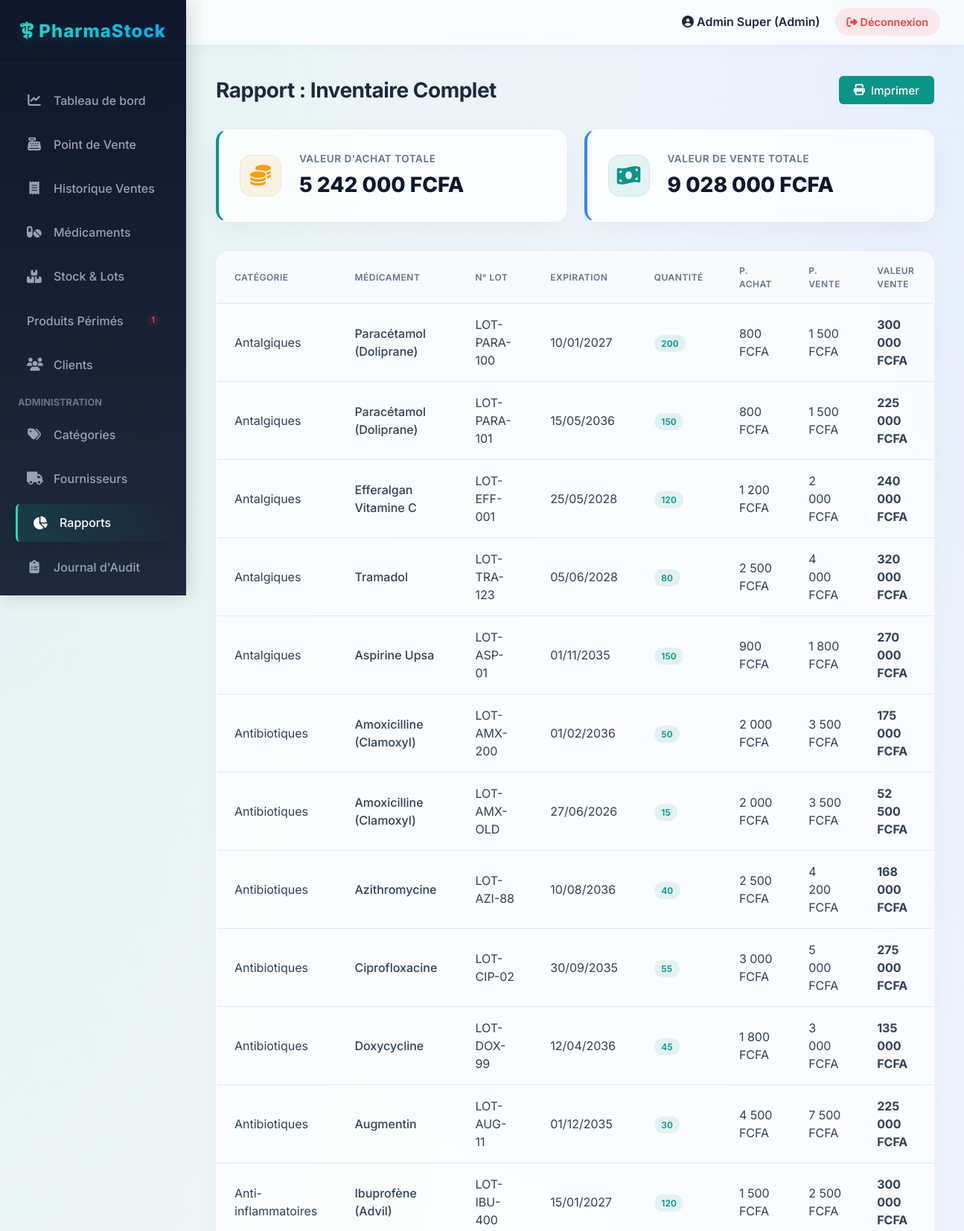
Page /index.php?page=rapports&action=inventaire (signed in, upper part) on the committed database.
### tables this page shows
CREATE TABLE `lot` (
  `id` INT PRIMARY KEY AUTO_INCREMENT,
  `id_medicament` INT NOT NULL,
  `numero_lot` VARCHAR(50) NOT NULL,
  `date_fabrication` DATE,
  `date_expiration` DATE NOT NULL,
  `quantite` INT NOT NULL DEFAULT 0,
  `prix_achat` DECIMAL(10,2) NOT NULL,
  `prix_vente` DECIMAL(10,2) NOT NULL,
  `statut` ENUM('actif', 'epuise', 'perime') DEFAULT 'actif',
  FOREIGN KEY (`id_medicament`) REFERENCES `medicament`(`id`) ON DELETE RESTRICT
);

CREATE TABLE `categorie` (
  `id` INT PRIMARY KEY AUTO_INCREMENT,
  `nom` VARCHAR(100) UNIQUE NOT NULL,
  `description` TEXT
);

CREATE TABLE `medicament` (
  `id` INT PRIMARY KEY AUTO_INCREMENT,
  `nom` VARCHAR(100) NOT NULL,
  `id_categorie` INT NOT NULL,
  `principe_actif` VARCHAR(100),
  `dosage` VARCHAR(50),
  `forme` VARCHAR(50),
  `prix_achat` DECIMAL(10,2),
  `prix_vente` DECIMAL(10,2) NOT NULL,
  `quantite_stock` INT DEFAULT 0,
  `stock_minimum` INT DEFAULT 5,
  `date_fabrication` DATE,
  `date_expiration` DATE NOT NULL,
  `lot_numero` VARCHAR(50),
  `est_actif` BOOLEAN DEFAULT TRUE,
  FOREIGN KEY (`id_categorie`) REFERENCES `categorie`(`id`) ON DELETE RESTRICT
);

### includes/utils.php (called while the page is built, shortened)
<?php
function sanitizeInput($data) {
    $data = trim($data);
    $data = stripslashes($data);
    return $data;
}
function formatMontant($montant) {
    return number_format($montant, 0, ',', ' ') . ' FCFA';
}
function formatDate($dateStr, $format = 'd/m/Y H:i') {
    $date = new DateTime($dateStr);
    return $date->format($format);
}

### views/rapports/inventaire.php (the view)
<?php include __DIR__ . '/../layouts/header.php'; ?>
<div class="page-title">
    <span>Rapport : Inventaire Complet</span>
    <button onclick="window.print()" class="btn btn-primary"><i class="fa-solid fa-print"></i> Imprimer</button>
</div>
<div class="stats-grid no-print">
    <div class="stat-card">
        <div class="stat-icon" style="color: var(--warning); background: rgba(245, 158, 11, 0.1);"><i class="fa-solid fa-coins"></i></div>
        <div class="stat-info">
            <h3>Valeur d'Achat Totale</h3>
            <div class="value"><?= formatMontant($valeur_totale_achat) ?></div>
        </div>
    </div>
    <div class="stat-card">
        <div class="stat-icon" style="color: var(--primary-color); background: rgba(13, 148, 136, 0.1);"><i class="fa-solid fa-money-bill-wave"></i></div>
        <div class="stat-info">
            <h3>Valeur de Vente Totale</h3>
            <div class="value"><?= formatMontant($valeur_totale_vente) ?></div>
        </div>
    </div>
</div>
<div class="card">
    <div class="table-responsive">
        <table class="table">
            <thead>
                <tr>
                    <th>Catégorie</th>
                    <th>Médicament</th>
                    <th>N° Lot</th>
                    <th>Expiration</th>
                    <th>Quantité</th>
                    <th>P. Achat</th>
                    <th>P. Vente</th>
                    <th>Valeur Vente</th>
                </tr>
            </thead>
            <tbody>
                <?php if(empty($lots)): ?>
                    <tr><td colspan="8" style="text-align: center;">Aucun lot en stock.</td></tr>
                <?php else: ?>
                    <?php foreach($lots as $l): ?>
                    <tr>
                        <td><?= htmlspecialchars($l['categorie_nom']) ?></td>
                        <td style="font-weight: 500;"><?= htmlspecialchars($l['medicament_nom']) ?></td>
                        <td><?= htmlspecialchars($l['numero_lot']) ?></td>
                        <td><?= formatDate($l['date_expiration'], 'd/m/Y') ?></td>
                        <td><span class="badge badge-primary"><?= $l['quantite'] ?></span></td>
                        <td><?= formatMontant($l['prix_achat']) ?></td>
                        <td><?= formatMontant($l['prix_vente']) ?></td>
                        <td style="font-weight: bold;"><?= formatMontant($l['quantite'] * $l['prix_vente']) ?></td>
                    </tr>
                    <?php endforeach; ?>
                <?php endif; ?>
            </tbody>
        </table>
    </div>
</div>
<?php include __DIR__ . '/../layouts/footer.php'; ?>

### public/css/style.css (style rules this page uses)
:root { --primary-color: #0d9488; --primary-hover: #0f766e; --secondary-color: #3b82f6; --dark-color: #1e293b; --light-bg: #f8fafc; --white: #ffffff; --border-color: #e2e8f0; --text-color: #334155; --text-muted: #64748b; --danger: #ef4444; --warning: #f59e0b; --success: #10b981; --sidebar-width: 250px; --header-height: 60px; --font-family: 'Inter', system-ui, -apple-system, sans-serif; --shadow-sm: 0 1px 2px 0 rgb(0 0 0 / 0.05); --shadow-md: 0 4px 6px -1px rgb(0 0 0 / 0.1), 0 2px 4px -2px rgb(0 0 0 / 0.1); --shadow-lg: 0 10px 15px -3px rgb(0 0 0 / 0.1), 0 4px 6px -4px rgb(0 0 0 / 0.1); --radius-md: 0.375rem; --radius-lg: 0.5rem; }
* { margin: 0; padding: 0; box-sizing: border-box; }
body { font-family: var(--font-family); background-color: #f8fafc; background-image: radial-gradient(at 0% 0%, hsla(175, 83%, 32%, 0.1) 0px, transparent 50%), radial-gradient(at 100% 0%, hsla(217, 91%, 60%, 0.1) 0px, transparent 50%), radial-gradient(at 100% 100%, hsla(175, 83%, 32%, 0.05) 0px, transparent 50%); background-attachment: fixed; color: var(--text-color); line-height: 1.5; }
.page-title { font-size: 1.75rem; font-weight: 700; margin-bottom: 2rem; color: #1e293b; display: flex; justify-content: space-between; align-items: center; letter-spacing: -0.5px; }
.card { background: rgba(255, 255, 255, 0.7); backdrop-filter: blur(20px); -webkit-backdrop-filter: blur(20px); border-radius: 1rem; box-shadow: 0 10px 30px rgba(0, 0, 0, 0.03); border: 1px solid rgba(255, 255, 255, 1); overflow: hidden; margin-bottom: 1.5rem; animation: fadeUp 0.5s ease-out backwards; }
.card:nth-child(3) { animation-delay: 0.2s; }
.stats-grid { display: grid; grid-template-columns: repeat(auto-fit, minmax(260px, 1fr)); gap: 1.5rem; margin-bottom: 2.5rem; }
.stat-card { background: rgba(255, 255, 255, 0.8); backdrop-filter: blur(10px); -webkit-backdrop-filter: blur(10px); padding: 1.75rem; border-radius: 1rem; box-shadow: 0 10px 30px rgba(0, 0, 0, 0.04); border: 1px solid rgba(255, 255, 255, 1); display: flex; align-items: center; gap: 1.5rem; transition: all 0.3s cubic-bezier(0.4, 0, 0.2, 1); animation: fadeUp 0.5s ease-out backwards; }
.stats-grid .stat-card:nth-child(1) { animation-delay: 0.05s; }
.stats-grid .stat-card:nth-child(2) { animation-delay: 0.1s; border-left: 4px solid var(--secondary-color); }
.stats-grid .stat-card:nth-child(1) { border-left: 4px solid var(--primary-color); }
.stat-icon { width: 56px; height: 56px; border-radius: 1rem; background: linear-gradient(135deg, rgba(13, 148, 136, 0.2), rgba(13, 148, 136, 0.05)); color: var(--primary-color); display: flex; align-items: center; justify-content: center; font-size: 1.75rem; box-shadow: inset 0 0 0 1px rgba(13, 148, 136, 0.1); }
.stat-info h3 { font-size: 0.85rem; color: var(--text-muted); font-weight: 600; text-transform: uppercase; letter-spacing: 0.5px; }
.stat-info .value { font-size: 1.75rem; font-weight: 800; color: #0f172a; margin-top: 0.25rem; }
.table-responsive { overflow-x: auto; }
.table { width: 100%; border-collapse: collapse; }
.table th, .table td { padding: 1rem 1.5rem; text-align: left; border-bottom: 1px solid var(--border-color); }
.table th { background-color: var(--light-bg); font-weight: 600; color: var(--text-muted); text-transform: uppercase; font-size: 0.75rem; letter-spacing: 0.5px; }
.badge { padding: 0.25rem 0.6rem; border-radius: 9999px; font-size: 0.75rem; font-weight: 600; }
.badge-primary { background: rgba(13, 148, 136, 0.1); color: var(--primary-color); }
.btn { display: inline-flex; align-items: center; justify-content: center; gap: 0.5rem; padding: 0.6rem 1.25rem; border-radius: var(--radius-md); font-weight: 500; cursor: pointer; border: none; transition: all 0.2s; font-family: inherit; font-size: 0.95rem; }
.btn-primary { background-color: var(--primary-color); color: white; }

### rows in the picture
lot: categorie.nom "Antalgiques", id_medicament.nom "Paracétamol (Doliprane)", numero_lot "LOT-PARA-100", date_expiration "10/01/2027", quantite "200", prix_achat "800 FCFA", prix_vente "1 500 FCFA", formatMontant($l['quantite'] * $l['prix_vente']) "300 000 FCFA"
lot: categorie.nom "Antalgiques", id_medicament.nom "Paracétamol (Doliprane)", numero_lot "LOT-PARA-101", date_expiration "15/05/2036", quantite "150", prix_achat "800 FCFA", prix_vente "1 500 FCFA", formatMontant($l['quantite'] * $l['prix_vente']) "225 000 FCFA"
lot: categorie.nom "Antalgiques", id_medicament.nom "Efferalgan Vitamine C", numero_lot "LOT-EFF-001", date_expiration "25/05/2028", quantite "120", prix_achat "1 200 FCFA", prix_vente "2 000 FCFA", formatMontant($l['quantite'] * $l['prix_vente']) "240 000 FCFA"
lot: categorie.nom "Antalgiques", id_medicament.nom "Tramadol", numero_lot "LOT-TRA-123", date_expiration "05/06/2028", quantite "80", prix_achat "2 500 FCFA", prix_vente "4 000 FCFA", formatMontant($l['quantite'] * $l['prix_vente']) "320 000 FCFA"
lot: categorie.nom "Antalgiques", id_medicament.nom "Aspirine Upsa", numero_lot "LOT-ASP-01", date_expiration "01/11/2035", quantite "150", prix_achat "900 FCFA", prix_vente "1 800 FCFA", formatMontant($l['quantite'] * $l['prix_vente']) "270 000 FCFA"
lot: categorie.nom "Antibiotiques", id_medicament.nom "Amoxicilline (Clamoxyl)", numero_lot "LOT-AMX-200", date_expiration "01/02/2036", quantite "50", prix_achat "2 000 FCFA", prix_vente "3 500 FCFA", formatMontant($l['quantite'] * $l['prix_vente']) "175 000 FCFA"
lot: categorie.nom "Antibiotiques", id_medicament.nom "Amoxicilline (Clamoxyl)", numero_lot "LOT-AMX-OLD", date_expiration "27/06/2026", quantite "15", prix_achat "2 000 FCFA", prix_vente "3 500 FCFA", formatMontant($l['quantite'] * $l['prix_vente']) "52 500 FCFA"
lot: categorie.nom "Antibiotiques", id_medicament.nom "Azithromycine", numero_lot "LOT-AZI-88", date_expiration "10/08/2036", quantite "40", prix_achat "2 500 FCFA", prix_vente "4 200 FCFA", formatMontant($l['quantite'] * $l['prix_vente']) "168 000 FCFA"
lot: categorie.nom "Antibiotiques", id_medicament.nom "Ciprofloxacine", numero_lot "LOT-CIP-02", date_expiration "30/09/2035", quantite "55", prix_achat "3 000 FCFA", prix_vente "5 000 FCFA", formatMontant($l['quantite'] * $l['prix_vente']) "275 000 FCFA"
lot: categorie.nom "Antibiotiques", id_medicament.nom "Doxycycline", numero_lot "LOT-DOX-99", date_expiration "12/04/2036", quantite "45", prix_achat "1 800 FCFA", prix_vente "3 000 FCFA", formatMontant($l['quantite'] * $l['prix_vente']) "135 000 FCFA"
lot: categorie.nom "Antibiotiques", id_medicament.nom "Augmentin", numero_lot "LOT-AUG-11", date_expiration "01/12/2035", quantite "30", prix_achat "4 500 FCFA", prix_vente "7 500 FCFA", formatMontant($l['quantite'] * $l['prix_vente']) "225 000 FCFA"
lot: categorie.nom "Anti-inflammatoires", id_medicament.nom "Ibuprofène (Advil)", numero_lot "LOT-IBU-400", date_expiration "15/01/2027", quantite "120", prix_achat "1 500 FCFA", prix_vente "2 500 FCFA", formatMontant($l['quantite'] * $l['prix_vente']) "300 000 FCFA"

### other values in the picture
$sidebarPerimesCount "1"
$_SESSION['user_prenom'] . ' ' . $_SESSION['user_nom'] "Admin Super"
$_SESSION['user_role'] "Admin"
formatMontant($valeur_totale_achat) "5 242 000 FCFA"
formatMontant($valeur_totale_vente) "9 028 000 FCFA"
